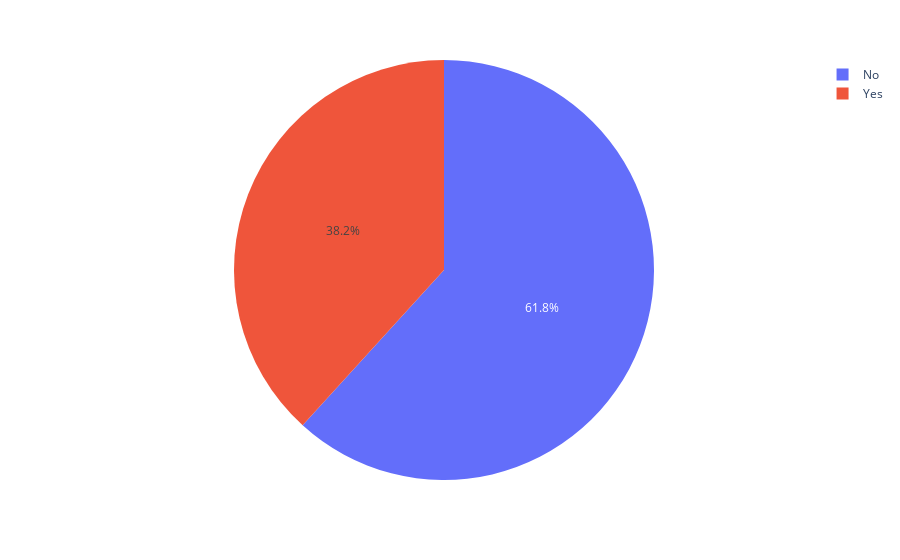

The cell this chart's notebook holds for it:
### Code cell
fig = px.pie(df,values='tip',names='smoker')
fig.show

### Figure 1 — Plotly figure (JSON) as saved in the notebook; plotly's stock layout.template omitted (floating-point values rounded to 4 significant figures; data arrays with more than 128 entries replaced by an {"elided": "..."} marker saying what was removed)
{"data": [{"domain": {"x": [0, 1], "y": [0, 1]}, "hovertemplate": "smoker=%{label}<br>tip=%{value}<extra></extra>", "labels": {"elided": "244 str values"}, "legendgroup": "", "name": "", "showlegend": true, "type": "pie", "values": {"elided": "244 float values"}}], "layout": {"legend": {"tracegroupgap": 0}, "margin": {"t": 60}}}
